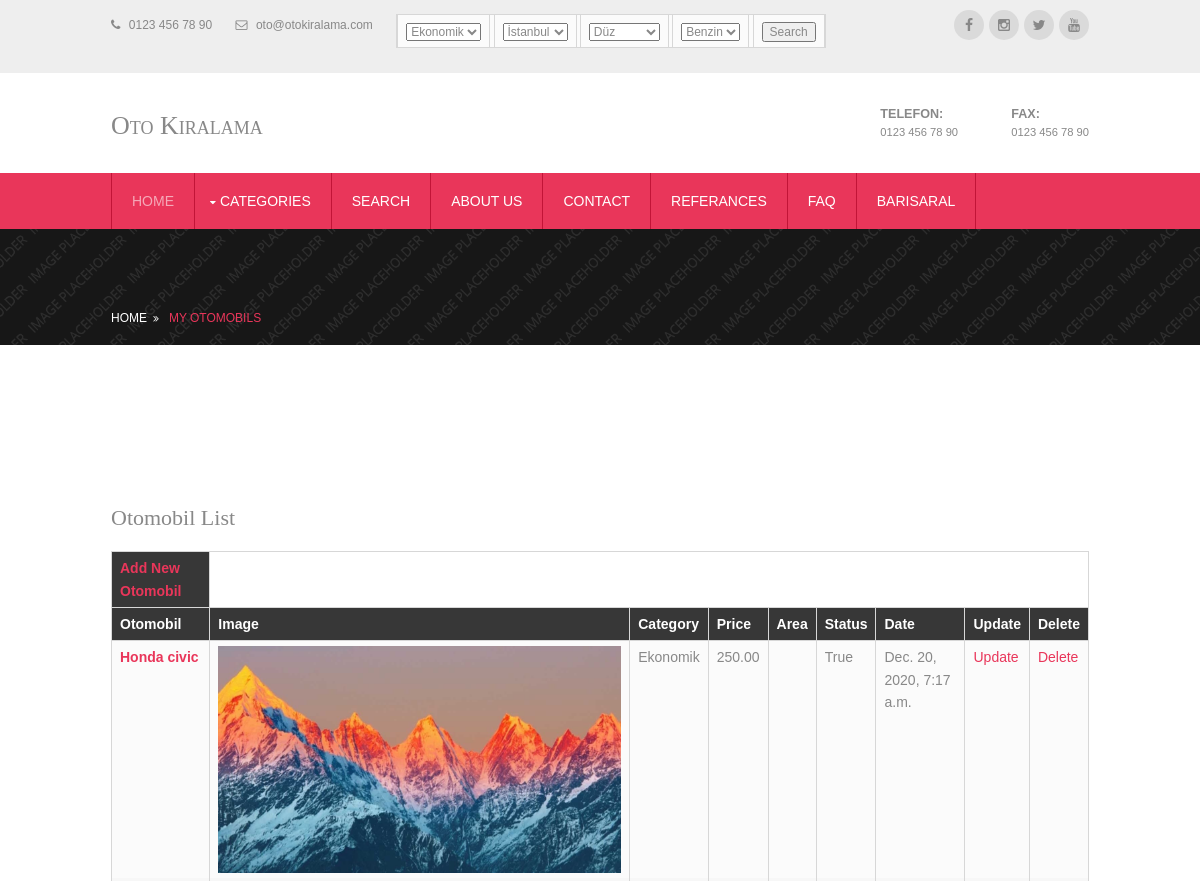
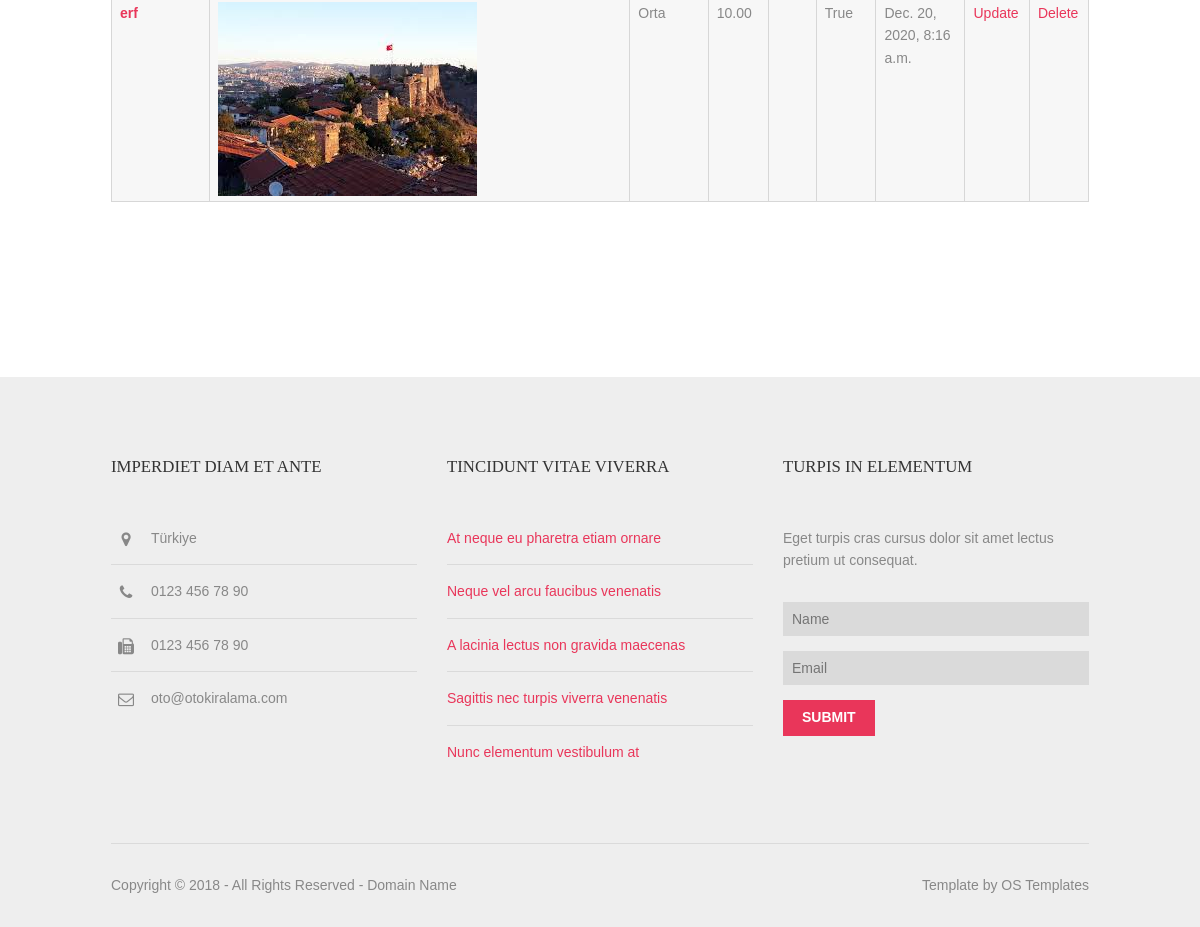
The app's page /user/user_otomobils/ (signed in) with its own data (2 pictures, top to bottom).
### home/models.py (models this page shows, shortened)
class Setting(models.Model):
    STATUS = (
        ('True', 'True'),
        ('False', 'False'),
    )
    title = models.CharField(max_length=150)
    keywords = models.CharField(max_length=255)
    description = models.CharField(max_length=255)
    company = models.CharField(max_length=50)
    address = models.CharField(blank=True, max_length=100)
    phone = models.CharField(blank=True, max_length=15)
    fax = models.CharField(blank=True, max_length=15)
    email = models.CharField(blank=True, max_length=50)
    smtpserver = models.CharField(blank=True, max_length=50)
    smtpemail = models.CharField(blank=True, max_length=50)
    smtppassword = models.CharField(blank=True, max_length=10)
    smtpport = models.CharField(blank=True, max_length=5)
    icon = models.ImageField(blank=True, upload_to='images/')
    facebook = models.CharField(blank=True, max_length=50)
    instagram = models.CharField(blank=True, max_length=50)
    twitter = models.CharField(blank=True, max_length=50)
    youtube = models.CharField(blank=True, max_length=50)
    aboutus = RichTextUploadingField(blank=True)
    contact = RichTextUploadingField(blank=True)
    references = RichTextUploadingField(blank=True)
    status = models.CharField(max_length=10, choices=STATUS)
    create_at = models.DateTimeField(auto_now_add=True)
    update_at = models.DateTimeField(auto_now=True)

### otomobil/models.py (models this page shows, shortened)
class Otomobil(models.Model):
    STATUS = (
        ('True', 'Evet'),
        ('False', 'Hayır'),
    )
    VITES = (
        ('Duz', 'Düz'),
        ('Otomatik', 'Otomatik'),
        ('Triptonik', 'Triptonik'),
    )
    YAKIT = (
        ('Benzin', 'Benzin'),
        ('Dizel', 'Dizel'),
        ('Lpg','Lpg')
    )
    MAX_DAILY_KM = (
        (250, '250 Km'),
        (500, '500 Km'),
        (750,'750 Km'),
        (1000,'1000 Km'),
        (1250, '1250 Km'),
        (1500, '1500 Km')
    )
    category = models.ForeignKey(Category, on_delete=models.CASCADE, default='None')  # many to one relation with Category
    location = models.ForeignKey(Location, on_delete=models.CASCADE, default='None')  # many to one relation with Category
    title = models.CharField(max_length=150)
    keywords = models.CharField(max_length=255)
    description = models.TextField(max_length=255)
    image = models.ImageField(upload_to='images/', null=True)
    gear = models.CharField(max_length=10, choices=VITES, default='Duz')
    fuel = models.CharField(max_length=10, choices=YAKIT, default='Benzin')
    price = models.DecimalField(max_digits=12, decimal_places=2, default=0)
    min_age = models.IntegerField(default=18)
    min_cc = models.IntegerField(default=1)
    min_li_age = models.IntegerField(default=0)
    min_person = models.IntegerField(default=1)
    big_baggage = models.IntegerField(default=0)
    small_baggage = models.IntegerField(default=0)
    daily_km = models.IntegerField(choices=MAX_DAILY_KM, default=250)
    abs = models.CharField(max_length=10, choices=STATUS, default='False')
    driver_airbag = models.CharField(max_length=10, choices=STATUS, default='True')
    passenger_airbag = models.CharField(max_length=10, choices=STATUS, default='True')
    detail = RichTextUploadingField()
    slug = models.SlugField(null=False, unique=True)
    status = models.CharField(max_length=10, choices=STATUS, default='False')
    create_at = models.DateTimeField(auto_now_add=True)
    update_at = models.DateTimeField(auto_now=True)
    user = models.ForeignKey(User, on_delete=models.CASCADE)

class Category(MPTTModel):
    STATUS = (
        ('True', 'Evet'),
        ('False', 'Hayır'),
    )
    title = models.CharField(max_length=50)
    keywords = models.CharField(max_length=255)
    description = models.TextField(max_length=255)
    image = models.ImageField(blank=True, upload_to='images/')
    status = models.CharField(max_length=10, choices=STATUS)
    slug = models.SlugField(null=False, unique=True)
    parent = TreeForeignKey('self', blank=True, null=True, related_name='children', on_delete=models.CASCADE)
    create_at = models.DateTimeField(auto_now_add=True)
    update_at = models.DateTimeField(auto_now=True)
    class MPTTMeta:
        order_insertion_by = ['title']
    def __str__(self):  # __str__ method elaborated later in
        full_path = [self.title]  # post.  use __unicode__ in place of
        k = self.parent
        while k is not None:
            full_path.append(k.title)
            k = k.parent
        return ' / '.join(full_path[::-1])

### user/views.py (the view)
# urls.py: path('user_otomobils/', views.user_otomobils, name='user_otomobils'),
@login_required(login_url='/login')  # Check login
def user_otomobils(request):
    category = Category.objects.all()
    current_user = request.user
    otomobils = Otomobil.objects.filter(user_id=current_user.id)
    setting = Setting.objects.get(pk=1)
    sform1 = SearchForm1()
    context = {'category': category,
               'setting':setting,
               'otomobils': otomobils,
               'sform1':sform1}
    return render(request, 'user_otomobils.html', context)

### home/forms.py
class SearchForm1(ModelForm):
    class Meta:
        model = Otomobil
        fields = ['category', 'location', 'gear', 'fuel']

### otomobil/models.py (called while the page is built)
    def __str__(self):  # __str__ method elaborated later in
        full_path = [self.title]  # post.  use __unicode__ in place of
        k = self.parent
        while k is not None:
            full_path.append(k.title)
            k = k.parent
        return ' / '.join(full_path[::-1])

### user/templates/user_otomobils.html (shortened to what this page needs)
{% extends 'home_index.html' %}
{% block body %}
{%  load static %}
<div class="wrapper bgded overlay" style="background-image:url('/static/images/demo/backgrounds/01.png');">
  <div id="breadcrumb" class="hoc clear">
    <ul>
        <li><a href="/">HOME</a></li>
         <li class="active"><a href="">My Otomobils</a></li>
    </ul>
  </div>
</div>
<div class="wrapper row3">
  <main class="hoc container clear">
 <div class="container">
      <div class="row">
                       <div class="col-md-9">
                    <div class="order-summary clearfix">
                        <div class="section-title">
                            <h3 class="title">Otomobil List</h3>
                        </div>
                        <table class="shopping-cart-table table">
                        <tr>
                            <th class="text-left">
                                <a href="/user/user_otomobils_add" class="primary-btn">Add New Otomobil</a>
                            </th>
                        </tr>
                        <tr>
                            <th class="text-left">Otomobil </th>
                            <th class="text-left">Image</th>
                            <th class="text-left">Category</th>
                            <th class="text-left">Price</th>
                            <th class="text-left">Area</th>
                            <th class="text-left">Status </th>
                            <th class="text-left">Date </th>
                            <th class="text-left">Update</th>
                            <th class="text-left">Delete</th>
                        </tr>
                        {% for rs in otomobils %}
                            <tr>
                                <td class="text-left">
                                    <a href="/rentalad/{{ rs.id}}/{{ rs.slug }}">
                                        <strong> {{ rs.title}}</strong>
                                    </a>
                                </td>
                                <td class="text-left"><img src="{{ rs.image.url}}" width="50"/> </td>
                                <td class="text-left">{{ rs.category}} </td>
                                <td class="text-left">{{ rs.price}} </td>
                                <td class="text-left">{{ rs.day}} </td>
                                <td class="text-left">{{ rs.status.title}} </td>
                                <td class="text-left">{{ rs.create_at}} </td>
                                <td class="text-left">
                                    <a class="primary-btn" href="/user/update_otomobil/{{ rs.id }}" onclick="return confirm('Will be Update ! Are you sure?')"> Update </a>
                                </td>
                                <td class="text-left">
                                    <a class="primary-btn" href="/user/delete_otomobil/{{ rs.id }}" onclick="return confirm('Will be Delete ! Are you sure?')"> Delete </a>
                                </td>
                            </tr>
                        {% endfor %}
                    </table>
                    </div>
                </div>
      </div>
    </div>
  </main>
</div>
{% endblock %}

### home/templates/home_index.html (shortened to what this page needs)
{% load static %}
<!DOCTYPE html>
<html>
<head>
<link href="{% static 'layout/styles/layout.css' %}" rel="stylesheet" type="text/css" media="all">
</head>
<body id="top">
{% include 'header.html' %}
{% block body %} {% endblock %}
{% include 'footer.html' %}
</body>
</html>

### home/templates/header.html (shortened to what this page needs)
{% load static %}
<div class="wrapper row0">
    <div id="topbar" class="hoc clear">
        <div class="fl_left">
            <ul class="nospace inline pushright">
                <li><i class="fa fa-phone"></i> {{ setting.phone }}</li>
                <li><i class="fa fa-envelope-o"></i> {{ setting.email }}</li>
                <li>
                    <form method="post" action="/search/0">
                        <table>
                            <td>{{ sform1.category }}</td>
                            <td>{{ sform1.location }}</td>
                            <td>{{ sform1.gear }}</td>
                            <td>{{ sform1.fuel }}</td>
                            <td><input type="submit" value="Search"></td>
                        </table>
                    </form>
                </li>
            </ul>
        </div>
        <div class="fl_right">
            <ul class="faico clear">
                <li><a class="faicon-facebook" href="{{ setting.facebook }}"><i class="fa fa-facebook"></i></a></li>
                <li><a class="faicon-instagram" href="{{ setting.instagram }}"><i class="fa fa-instagram"></i></a></li>
                <li><a class="faicon-twitter" href="{{ setting.twitter }}"><i class="fa fa-twitter"></i></a></li>
                <li><a class="faicon-youtube" href="{{ setting.youtube }}"><i class="fa fa-youtube"></i></a></li>
            </ul>
        </div>
    </div>
</div>
<div class="wrapper row1">
    <header id="header" class="hoc clear">
        <div id="logo" class="fl_left">
            <h1><a href="/">{{ setting.title }}</a></h1>
        </div>
        <div id="quickinfo" class="fl_right">
            <ul class="nospace inline">
                <li><strong>Telefon:</strong><br>
                    {{ setting.phone }}</li>
                <li><strong>Fax:</strong><br>
                    {{ setting.fax }}</li>
            </ul>
        </div>
    </header>
</div>
<div class="wrapper row2">
    <nav id="mainav" class="hoc clear">
        <ul class="clear">
            <li class="active"><a href="/">Home</a></li>
            <li>
                <a class="drop" href="#">CATEGORIES</a>
                {% load mptt_tags %}
            </li>
            <li><a href="/search/1">Search</a></li>
            <li><a href="/aboutus">ABOUT US</a></li>
            <li><a href="/contact">CONTACT</a></li>
            <li><a href="/referances">REFERANCES</a></li>
            <li><a href="/fag">FAQ</a></li>
            {% if user.id is not None %}
                <li class="dropdown">
                    <a class="dropdown-toggle" data-toggle="dropdown" href="blog-archive.html">{{ user.username }} </a>
                </li>
            {% endif %}
        </ul>
    </nav>
</div>

### home/templates/footer.html (shortened to what this page needs)
{%  load static %}
<div class="wrapper row4">
  <footer id="footer" class="hoc clear">
    <div class="one_third first">
      <h6 class="title">Imperdiet diam et ante</h6>
      <ul class="nospace linklist contact">
        <li><i class="fa fa-map-marker"></i>
          <address>
          {{ setting.address }}
          </address>
        </li>
        <li><i class="fa fa-phone"></i> {{ setting.phone }}</li>
        <li><i class="fa fa-fax"></i> {{ setting.fax }}</li>
        <li><i class="fa fa-envelope-o"></i> {{ setting.email }}</li>
      </ul>
    </div>
    <div class="one_third">
      <h6 class="title">Tincidunt vitae viverra</h6>
      <ul class="nospace linklist">
        <li><a href="#">At neque eu pharetra etiam ornare</a></li>
        <li><a href="#">Neque vel arcu faucibus venenatis</a></li>
        <li><a href="#">A lacinia lectus non gravida maecenas</a></li>
        <li><a href="#">Sagittis nec turpis viverra venenatis</a></li>
        <li><a href="#">Nunc elementum vestibulum at</a></li>
      </ul>
    </div>
    <div class="one_third">
      <h6 class="title">Turpis in elementum</h6>
      <p class="btmspace-30">Eget turpis cras cursus dolor sit amet lectus pretium ut consequat.</p>
      <form method="post" action="#">
        <fieldset>
          <input class="btmspace-15" type="text" value="" placeholder="Name">
          <input class="btmspace-15" type="text" value="" placeholder="Email">
          <button type="submit" value="submit">Submit</button>
        </fieldset>
      </form>
    </div>
  </footer>
</div>
<div class="wrapper row5">
  <div id="copyright" class="hoc clear">
    <p class="fl_left">Copyright &copy; 2018 - All Rights Reserved - <a href="#">Domain Name</a></p>
    <p class="fl_right">Template by <a target="_blank" href="https://www.os-templates.com/" title="Free Website Templates">OS Templates</a></p>
  </div>
</div>

### home/static/layout/styles/framework.css (style rules this page uses)
html { overflow-y:scroll; overflow-x:hidden; }
html, body { margin:0; padding:0; font-size:14px; line-height:1.6em; }
*, *::before, *::after { box-sizing:border-box; }
.nospace { margin:0; padding:0; list-style:none; }
.inline * { display:inline-block; }
.inline *:last-child { margin-right:0; }
.pushright li { margin-right:20px; }
.pushright li:last-child { margin-right:0; }
.overlay { position:relative; z-index:1; }
.overlay::after { display:block; position:absolute; top:0; left:0; width:100%; height:100%; content:""; z-index:-1; }
.bgded { background-position:top center; background-repeat:no-repeat; background-size:cover; }
.clear, .group { display:block; }
.clear::before, .clear::after, .group::before, .group::after { display:table; content:""; }
.clear, .clear::after, .group, .group::after { clear:both; }
a { outline:none; text-decoration:none; }
.fl_left, .imgl { float:left; }
.fl_right, .imgr { float:right; }
img { width:auto; max-width:100%; height:auto; margin:0; padding:0; border:none; line-height:normal; vertical-align:middle; }
body, input, textarea, select { font-family:Verdana, Geneva, sans-serif; }
h1, h2, h3, h4, h5, h6, .heading { font-family:Georgia, "Times New Roman", Times, serif; }
form, fieldset, legend { margin:0; padding:0; border:none; }
label, input, textarea, select, button { display:block; resize:none; outline:none; color:inherit; font-size:inherit; font-family:inherit; vertical-align:middle; }
h1, h2, h3, h4, h5, h6, .heading { margin:0 0 20px 0; font-size:22px; line-height:normal; font-weight:normal; }
address { font-style:normal; font-weight:normal; }
.wrapper { display:block; width:100%; margin:0; padding:0; text-align:left; word-wrap:break-word; }
.hoc { display:block; margin:0 auto; }
address, article, aside, figcaption, figure, footer, header, main, nav, section { display:block; margin:0; padding:0; }
.one_half, .one_third, .two_third, .one_quarter, .two_quarter, .three_quarter { display:inline-block; float:left; margin:0 0 0 3.06748466257669%; list-style:none; }
.first { margin-left:0; clear:left; }
.one_third { width:31.28834355828221%; }
.btmspace-15 { margin-bottom:15px; }
.btmspace-30 { margin-bottom:30px; }

### records on screen
Setting: phone "0123 456 78 90", email "oto@otokiralama.com", title "Oto Kiralama", fax "0123 456 78 90", address "Türkiye"
Otomobil: title "Honda civic", image (picture), category "Ekonomik", price "250.00", status "True", create_at "Dec. 20, 2020, 7:17 a.m."
Otomobil: title "erf", image (picture), category "Orta", price "10.00", status "True", create_at "Dec. 20, 2020, 8:16 a.m."

### other values on screen
{{ user.username }} "BARISARAL"
